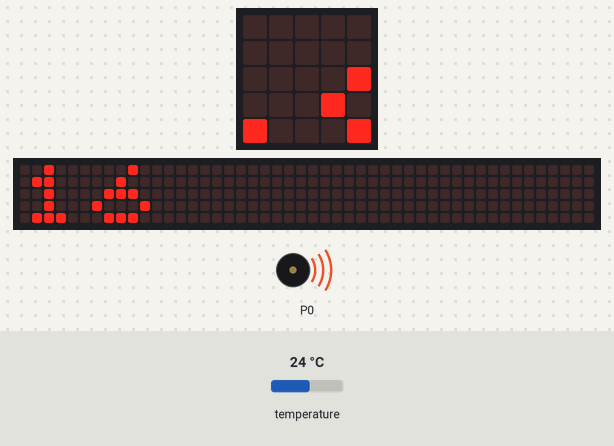
The program below on a simulated BBC micro:bit (MakeCode). Parts: the board's 5×5 LED display, a strip that is not on the board, showing the scrolling text unrolled, buzzer (waves = sounding). Inputs (shaded band) come from the test bench; at power-on: temperature 24 °C. The 48×5 strip is a reading aid, not a part: it shows the text the display is scrolling, unrolled, one strip-width of it at a time.

Above: at 1.28 s.
1.3 s: temperature set to 12 °C
At 3.49 s:
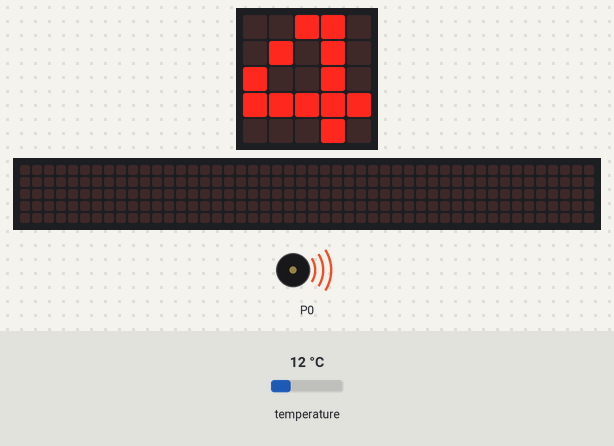
4.3 s: temperature set to 16.6 °C
At 6.55 s:
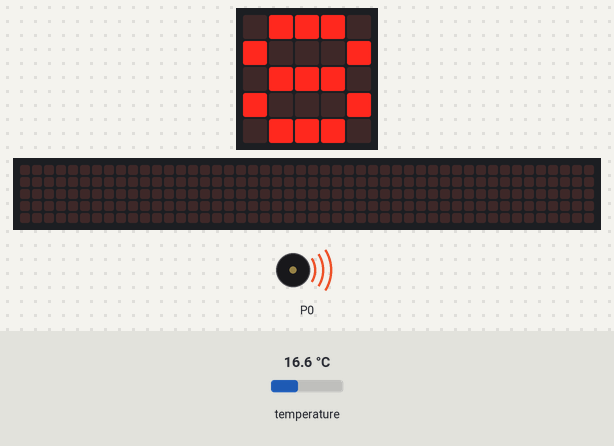
7.3 s: temperature set to 17.7 °C
At 8.9 s:
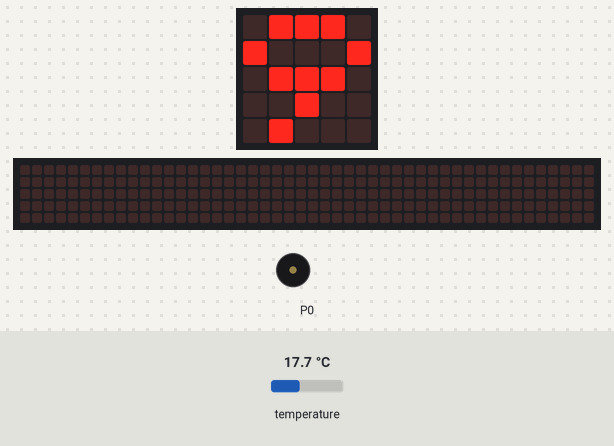
9.6 s: temperature set to 20.5 °C
At 9.73 s:
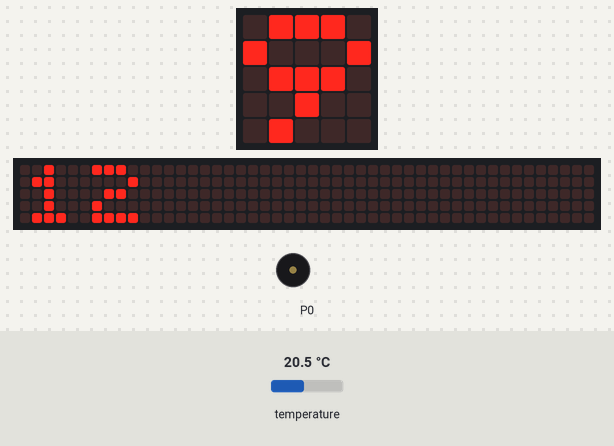
11.1 s: temperature set to 21.8 °C
At 12.56 s:
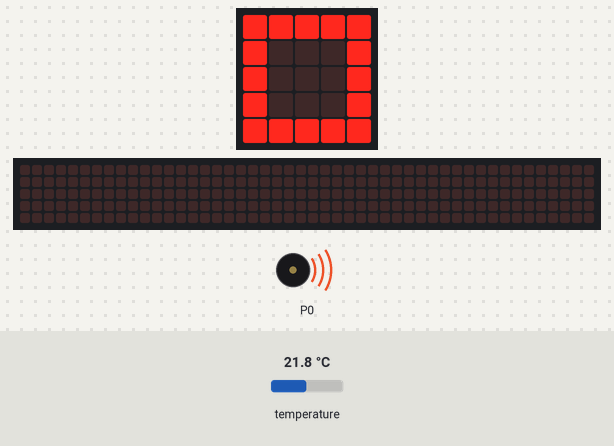
Timing chart, 0 to 15.1 s (numbered marks = the images above; inputs shaded):
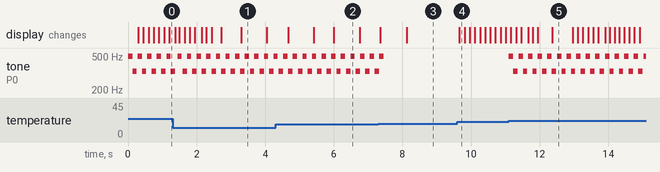

The program:

main.ts
```typescript
let tenperatura = 0
basic.forever(function () {
    tenperatura = input.temperature()
    basic.showNumber(tenperatura - 8)
})
basic.forever(function () {
    if (input.temperature() < 17) {
        basic.showIcon(IconNames.Chessboard)
    }
    if (input.temperature() > 20) {
        basic.showIcon(IconNames.Square)
    }
})
basic.forever(function () {
    if (input.temperature() < 17) {
        music.setVolume(160)
        music.playTone(330, music.beat(BeatFraction.Quarter))
        music.playTone(494, music.beat(BeatFraction.Quarter))
    }
})
basic.forever(function () {
    if (input.temperature() > 20) {
        music.setVolume(181)
        music.playTone(494, music.beat(BeatFraction.Quarter))
        music.playTone(330, music.beat(BeatFraction.Quarter))
    }
})
```

test.ts
```typescript
// aquí va el archivo "tests"; esto no se compilará cuando este paquete se utilice como una extensión.
```

Measured:
- the behaviour switches between 16.9 and 17 °C on temperature (found by bisection; images 2 and 3)
- the behaviour switches between 20.9 and 21 °C on temperature (found by bisection; images 4 and 5)
- after the input at 4.3 s, the display: first differs from a run without the input after 1.7 s (image 2)
- after the input at 7.3 s, tone on P0: goes on until 7.5 s, then stays silent; the display: first differs from a run without the input after 0.82 s (image 3)
- after the input at 9.6 s, the display: changes after 0.06 s (image 4)
- after the input at 11.1 s, tone on P0: silent → 494 Hz at once, then repeats every 0.28 s: 330 Hz 0.13 s, silent 0.03 s, 494 Hz 0.13 s; the display: first differs from a run without the input after 1.3 s (image 5)
- by itself, tone on P0: repeats every 0.28 s: 330 Hz 0.13 s, 494 Hz 0.13 s, silent 0.03 s
